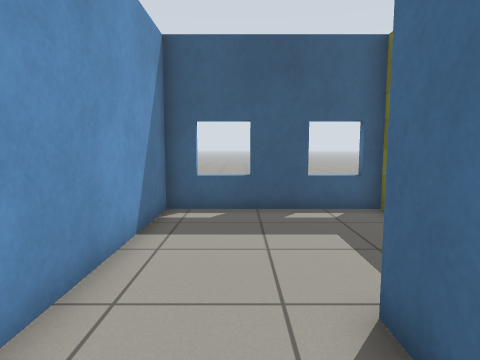
view 1 (above)

16 first-person views from a walk through a Gazebo world. The camera is 0.92 m above the floor, tilts 6° down and sees 75° across. The floor is counted in squares, 0.5 m on a side. Each view is taken from the middle of a square. On the plan, view 1 faces up. The plan holds only what a view shows up to about 16 squares ahead; the rest is blank. Simple patterns stand in for the simulator's built-in surfaces.

view 2
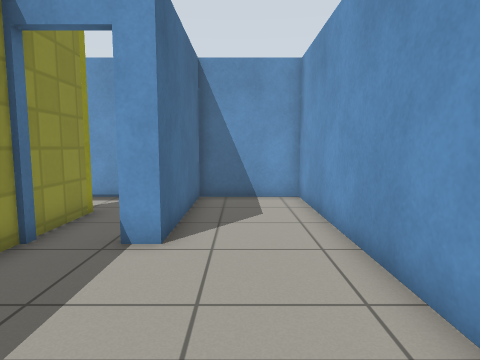

view 3
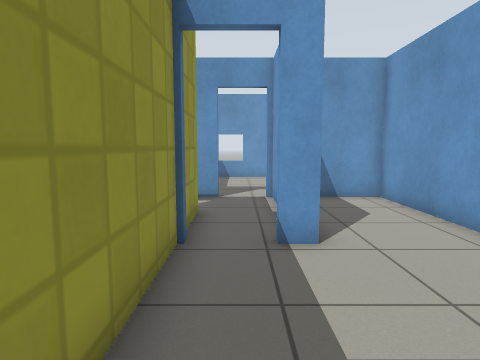

view 4
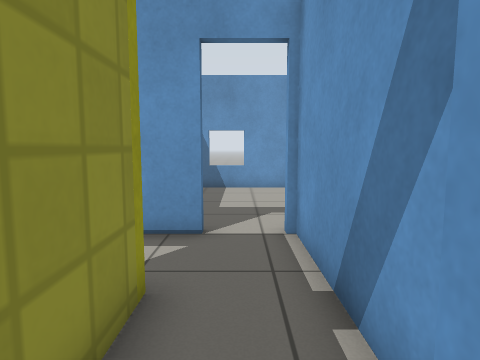

view 5
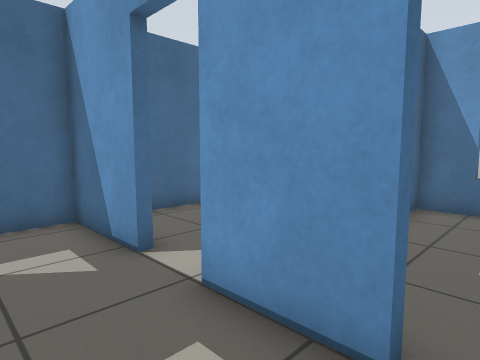

view 6
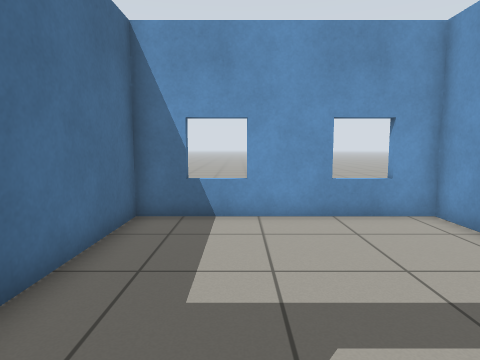

view 7
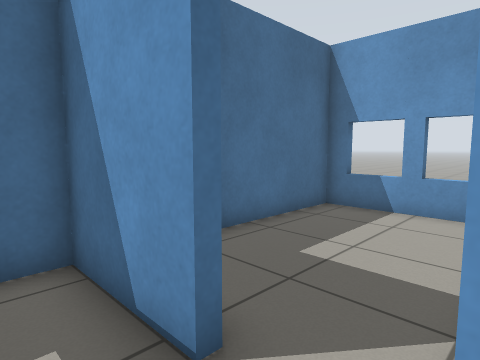

view 8
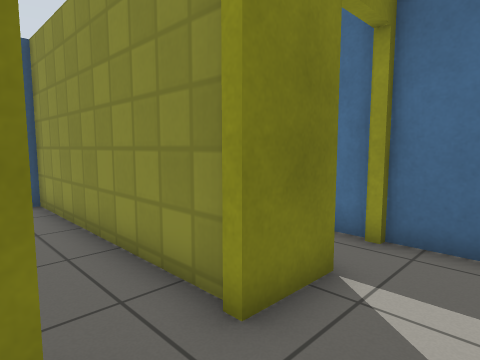

view 9
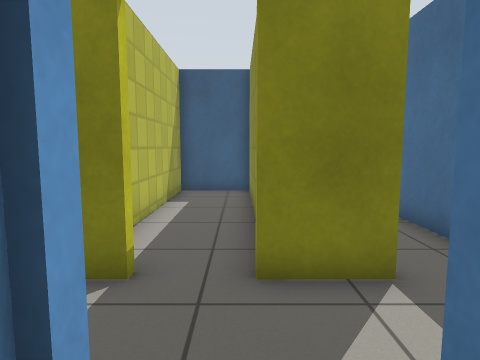

view 10
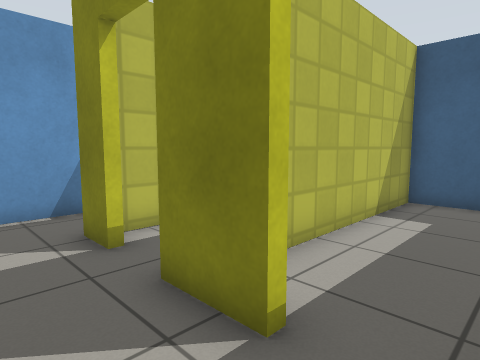

view 11
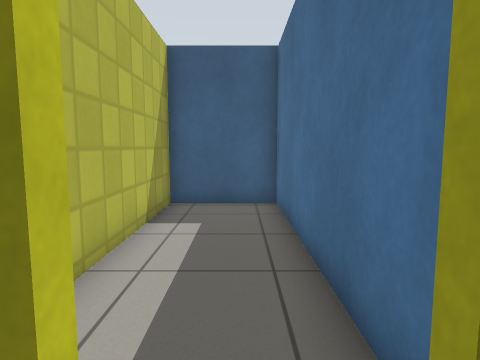

view 12
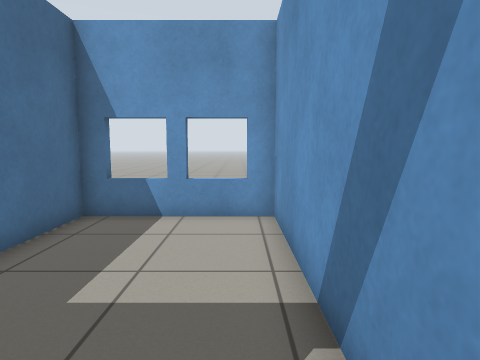

view 13
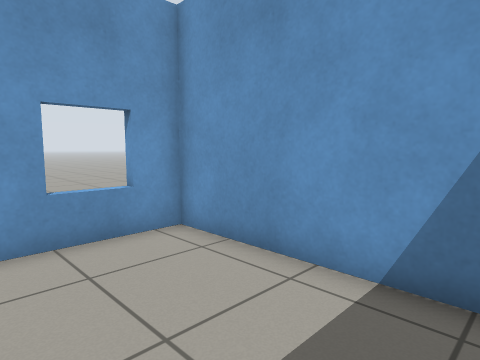

view 14
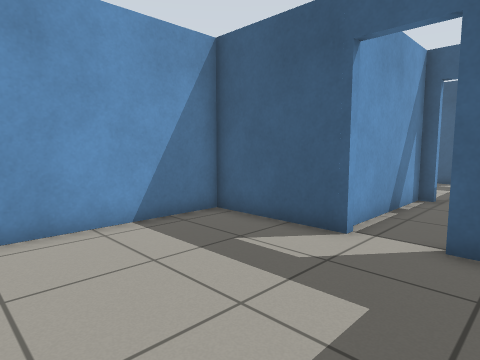

view 15
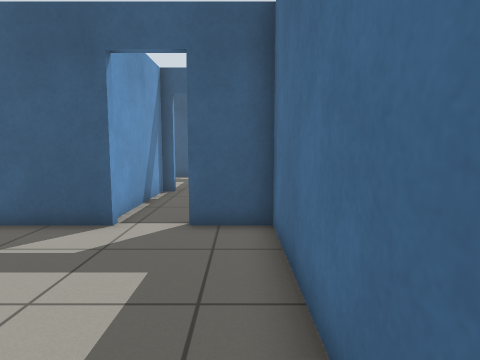

view 16
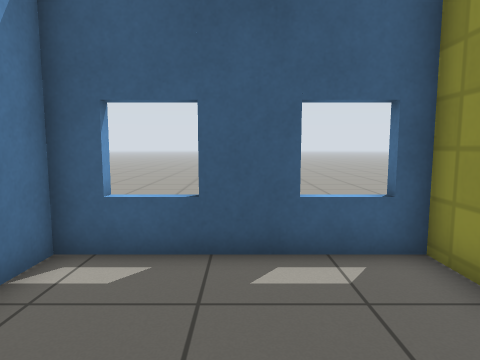

### Floor plan
Points are (right, up) in squares from view 1. A wall is a line through its corners. A room is listed if a view was taken in it or the views show most of it. See-through windows are left out.
Room 1 (views 1, 2, 3, 4, 16)
walls: (4.2, 3) (4.2, 9.2) (-2.2, 9.2) (-2.2, -2.5) (1.5, -2.5) (1.5, 3.2) (2.4, 3.2)
ways out: open door at (3.5, 3) to room 6
Room 2 (views 5, 6, 7, 8, 10, 11, 12)
walls: (5.4, 0.2) (4.2, 0.2) (4.2, 3); (8, -2.5) (11.2, -2.5) (11.2, 0.2); (3.7, -2.5) (6.1, -2.5); (9.2, 0.2) (7.1, 0.2); (2, -2.4) (2, -2.8); (1.8, 2.9) (1.8, -2.5)
ways out: open door at (7.5, -3) to room 3; open door at (2.5, -3) to room 4; open door at (10.5, 0) to room 5; open door at (6.5, 0) to room 6
Room 3 (view 9)
walls: (8.4, -10.6) (8.4, -10.1); (10.5, -10.6) (10.5, -10.1); (6.1, -2.5) (6.1, -10.2) (11.2, -10.2) (11.2, -4.5)
ways out: open door at (7.5, -3) to room 2
Room 4 (views 13, 14, 15)
walls: (2, -2.8) (-2.2, -2.8) (-2.2, -10.2) (5.8, -10.2) (5.8, -2.8) (3.7, -2.8)
ways out: open door at (2.5, -3) to room 2
Room 5 (no view inside)
walls: (11.2, 0.5) (11.2, 9.2) (7.7, 9.2) (7.7, 2.5)
ways out: open door at (10.5, 0) to room 2
Room 6 (no view inside)
walls: (7.4, 0.6) (7.4, 9.2) (4.5, 9.2) (4.5, 0.9)
ways out: open door at (3.5, 3) to room 1; open door at (6.5, 0) to room 2

Positions as (right, up) in squares from view 1, and headings:
1: (0, 0), facing up
2: (0, 9), facing down
3: (3, 9), facing down
4: (3, 4), facing down
5: (3, 0), facing down-right
6: (3, -2), facing down
7: (6, -1), facing down-right
8: (5, -2), facing up-right
9: (7, -4), facing up
10: (11, -2), facing up-left
11: (10, -1), facing up
12: (7, -2), facing down
13: (2, -4), facing down-left
14: (5, -9), facing up-left
15: (5, -10), facing up
16: (1, 4), facing up
